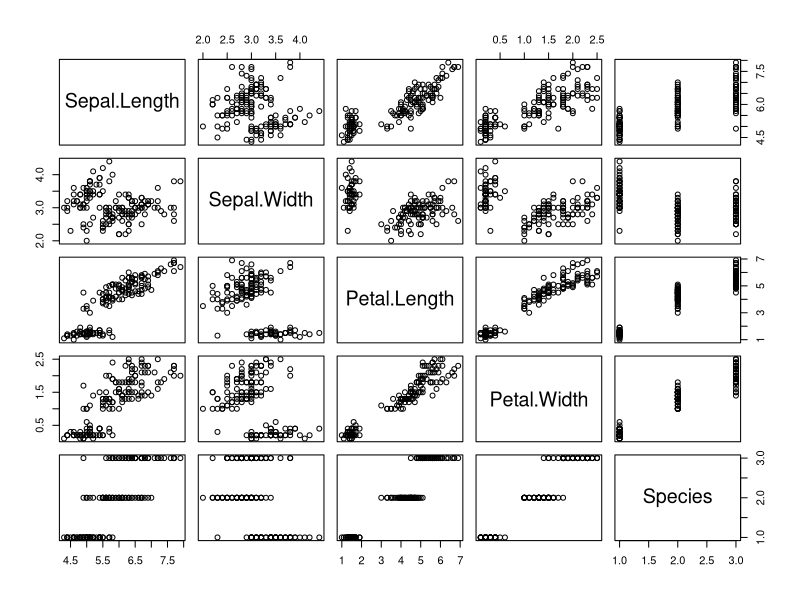
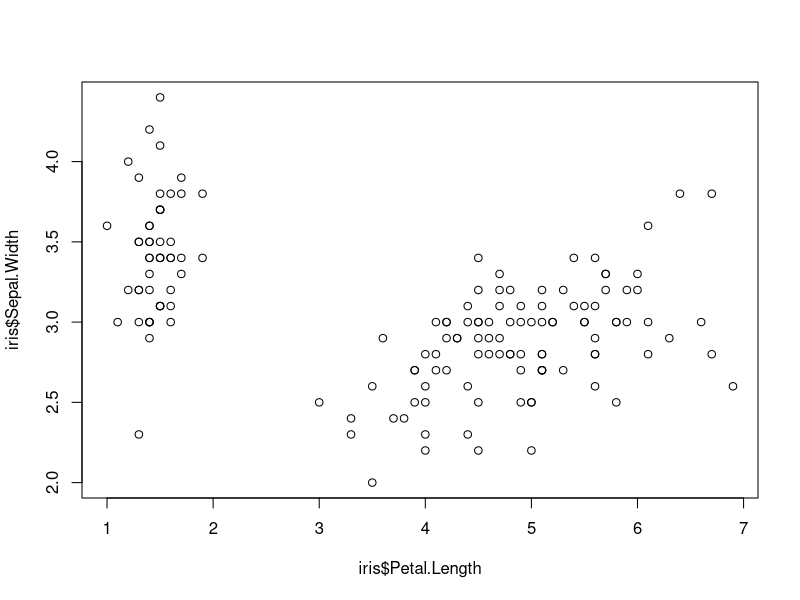
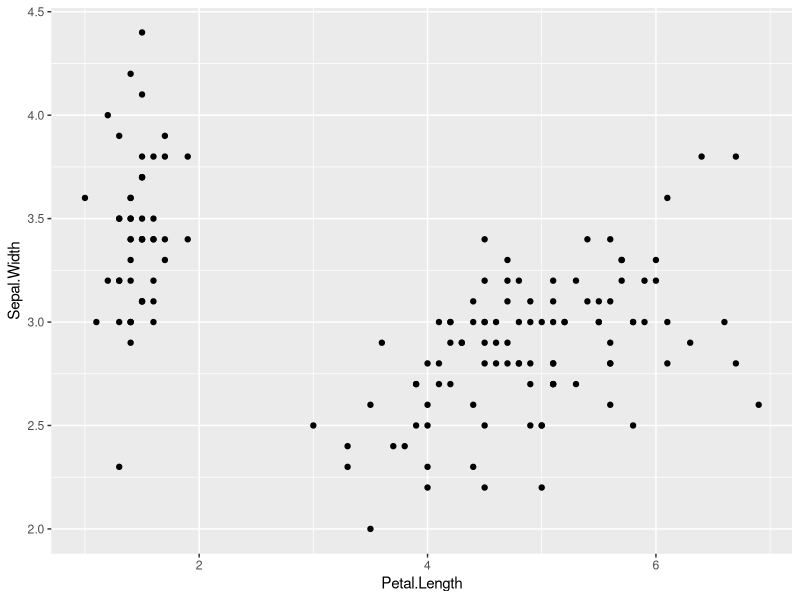
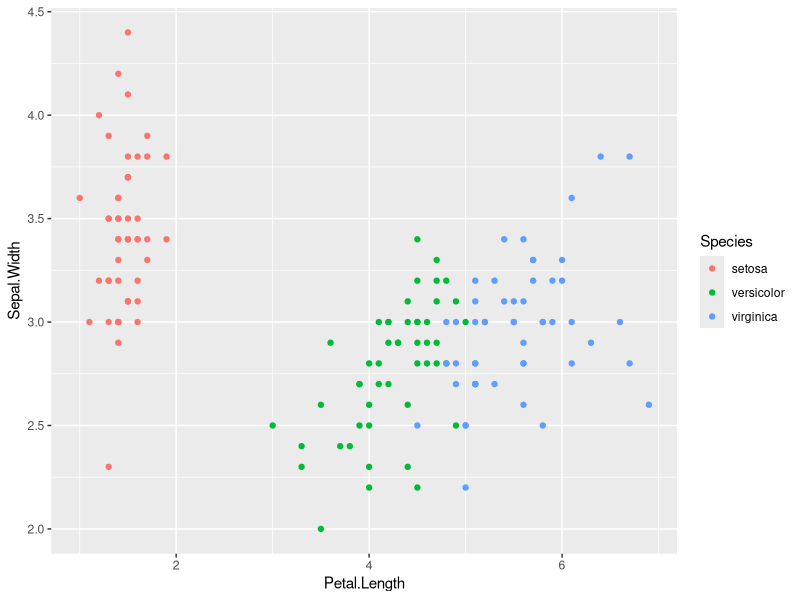
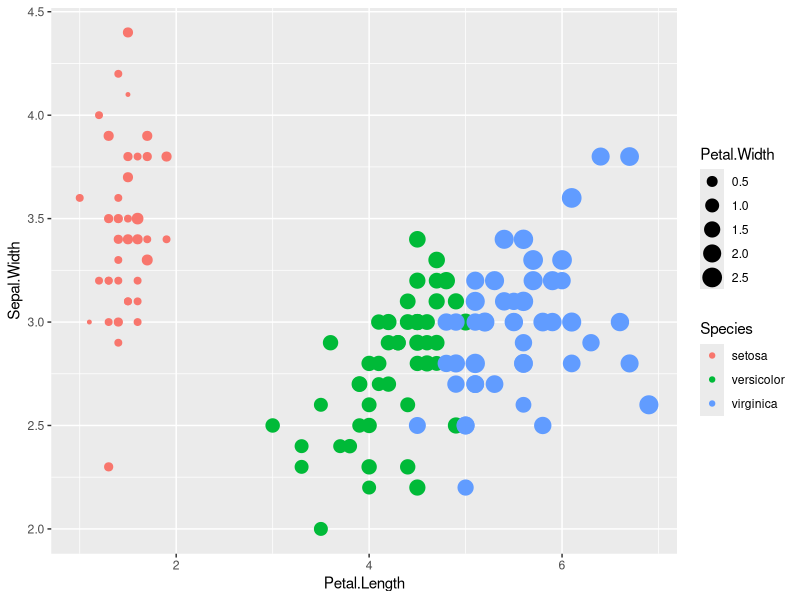
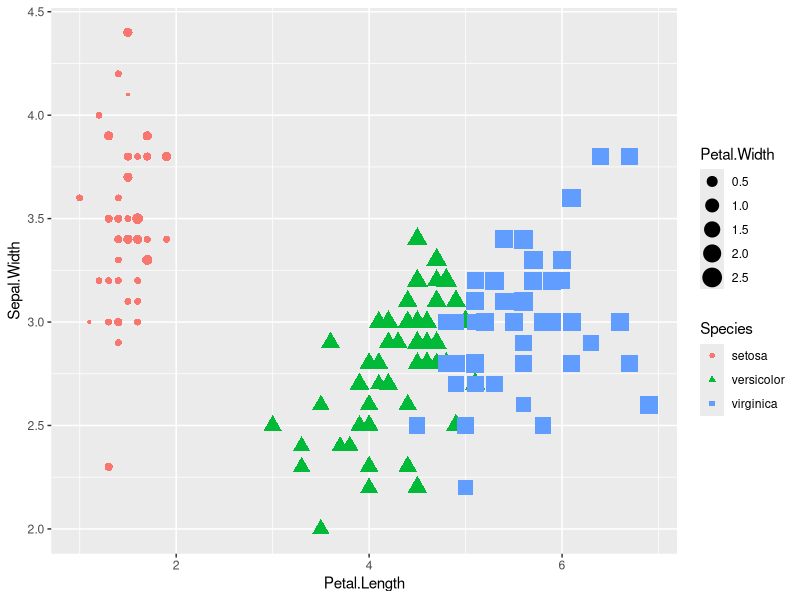
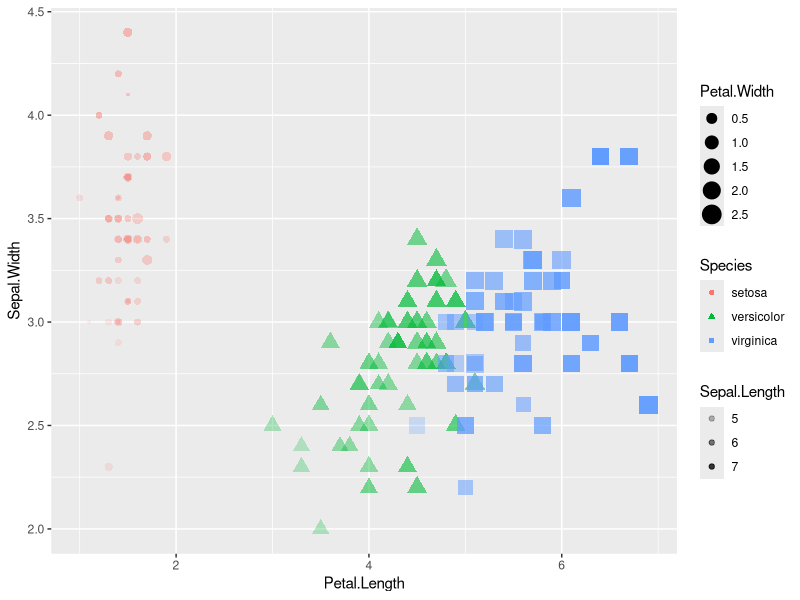
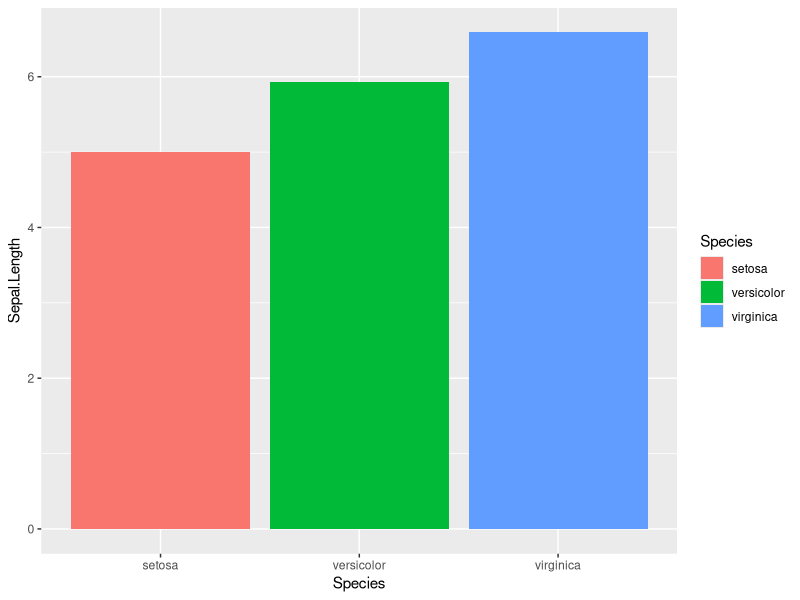

Generate these figures, in order, with R:
library(ggplot2)

data("iris")
head(iris)
summary(iris)
plot(iris)
plot(iris$Petal.Length, iris$Sepal.Width)


#ggplot   aes-aesthetic mapping      point_geom
#we use aesthetic mapping to control the way our variables are represented
#across our plots
ggplot(iris, aes(x = Petal.Length, y = Sepal.Width)) + 
  geom_point()


ggplot(iris, aes(x = Petal.Length, y = Sepal.Width, col = Species)) + 
  geom_point()


ggplot(iris, aes(x = Petal.Length, y = Sepal.Width, col = Species, size = Petal.Width)) + 
  geom_point()



ggplot(iris, aes(x = Petal.Length, y = Sepal.Width, col = Species, size = Petal.Width,
                 shape = Species)) + 
  geom_point()


ggplot(iris, aes(x = Petal.Length, y = Sepal.Width, col = Species, size = Petal.Width,
                 shape = Species, alpha = Sepal.Length)) + 
  geom_point()


#Bar plots        Histograms

ggplot(iris, aes(Species, Sepal.Length, fill = Species)) + 
  geom_bar(stat = "summary", fun.y = "mean") 

ggplot(iris, aes(Species, Sepal.Length)) + 
  geom_bar(stat = "summary", fun.y = "mean", fill = "#bb1176", col = "black")


ggplot(iris, aes(Species, Sepal.Length)) + 
  geom_bar(stat = "summary", fun.y = "mean", fill = "#bb1176", col = "black") + 
  geom_point()


myPlot = ggplot(iris, aes(Species, Sepal.Length)) + 
  geom_bar(stat = "summary", fun.y = "mean", fill = "#bb1176", col = "black") + 
  geom_point(position = position_jitter(0.2), size = 3, shape = 22, fill = "blue")

myPlot

myPlot + theme(panel.grid = element_blank(), 
               panel.background = element_rect(fill="white"),
               axis.line.y = element_line(colour = "black", size = 0.2),
               axis.line.x = element_line(colour = "black", size = 0.2))

myPlot = myPlot + theme_dark() + theme(panel.grid = element_blank())


#NOTE : We are layering things on top of thher things. So the order matters

#Box ploys
ggplot(iris, aes(x = Species, y = Sepal.Length)) + 
  geom_boxplot(fill = "green", col = "black", notch = TRUE) + 
  geom_point()


#finishing touches
myPlot + labs(x = "", y = "Sepal Length (mm)") + 
  ggtitle("Sepal Length By IRIS species") + 
  theme(plot.title = element_text(hjust = 0.5))


#Saving our plot
ggsave("Plot1.pdf", width = 8, height = 5, units = "in")
ggsave("Plot1.png", width = 8, height = 5, units = "in")



#Factorial Data Set
data("ToothGrowth")
head(ToothGrowth)
summary(ToothGrowth)

ggplot(ToothGrowth, aes(supp, len, fill = as.factor(dose))) + 
  geom_bar(stat = "summary", fun.y = "median", 
           color = "black", position = "dodge") + 
  geom_point(position = position_dodge(0.9))


#line plot with linear regression
ggplot(ToothGrowth, aes(as.factor(dose), len, group = supp, col = supp)) + 
  geom_line(stat = "summary", fun.y = "mean") + 
  geom_smooth(method = "lm")
